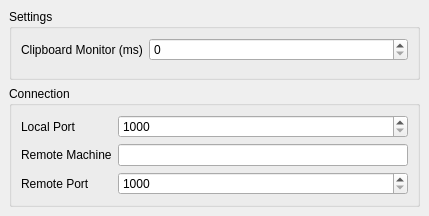
<?xml version="1.0" encoding="UTF-8"?>
<ui version="4.0">
 <class>MainWindow</class>
 <widget class="QMainWindow" name="MainWindow">
  <property name="geometry">
   <rect>
    <x>0</x>
    <y>0</y>
    <width>429</width>
    <height>216</height>
   </rect>
  </property>
  <property name="windowTitle">
   <string>MainWindow</string>
  </property>
  <widget class="QWidget" name="centralwidget">
   <layout class="QVBoxLayout" name="verticalLayout">
    <item>
     <widget class="QGroupBox" name="groupBox">
      <property name="title">
       <string>Settings</string>
      </property>
      <layout class="QFormLayout" name="formLayout">
       <item row="0" column="0">
        <widget class="QLabel" name="label">
         <property name="text">
          <string>Clipboard Monitor (ms)</string>
         </property>
        </widget>
       </item>
       <item row="0" column="1">
        <widget class="QSpinBox" name="clipboardRefresh">
         <property name="maximum">
          <number>100000</number>
         </property>
         <property name="singleStep">
          <number>100</number>
         </property>
        </widget>
       </item>
      </layout>
     </widget>
    </item>
    <item>
     <widget class="QGroupBox" name="groupBox_2">
      <property name="title">
       <string>Connection</string>
      </property>
      <layout class="QFormLayout" name="formLayout_2">
       <item row="0" column="0">
        <widget class="QLabel" name="label_2">
         <property name="text">
          <string>Local Port</string>
         </property>
        </widget>
       </item>
       <item row="0" column="1">
        <widget class="QSpinBox" name="localPort">
         <property name="minimum">
          <number>1000</number>
         </property>
         <property name="maximum">
          <number>65000</number>
         </property>
        </widget>
       </item>
       <item row="1" column="0">
        <widget class="QLabel" name="label_3">
         <property name="text">
          <string>Remote Machine</string>
         </property>
        </widget>
       </item>
       <item row="2" column="0">
        <widget class="QLabel" name="label_4">
         <property name="text">
          <string>Remote Port</string>
         </property>
        </widget>
       </item>
       <item row="1" column="1">
        <widget class="QLineEdit" name="remoteMachine"/>
       </item>
       <item row="2" column="1">
        <widget class="QSpinBox" name="remotePort">
         <property name="minimum">
          <number>1000</number>
         </property>
         <property name="maximum">
          <number>65000</number>
         </property>
        </widget>
       </item>
      </layout>
     </widget>
    </item>
   </layout>
  </widget>
 </widget>
 <resources/>
 <connections/>
</ui>
